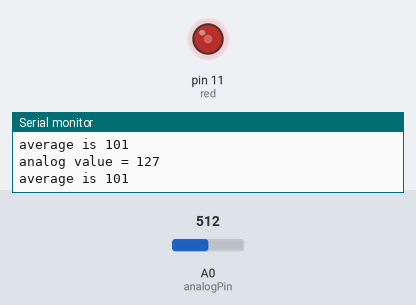
Bench run of a sketch on a simulated Arduino Uno, built with avr-gcc and run on an emulated ATmega328P. Shown: output pins drawn as LEDs (lit = HIGH), the last lines printed to the serial monitor. The inputs (shaded band) are chosen by the test bench; at power-on: A0 (analogPin) = 512.

Above: at 1.2 s.
1.3 s: A0 (analogPin) set to 483
At 1.51 s:
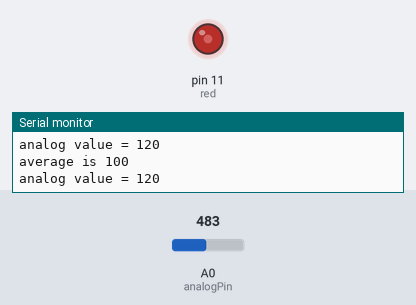
4.3 s: A0 (analogPin) set to 716
At 4.59 s:
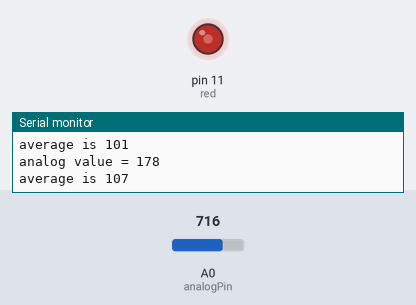
7.3 s: A0 (analogPin) set to 1023
At 9.1 s:
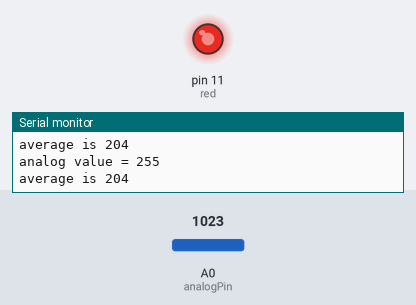
10.3 s: A0 (analogPin) set to 0
At 12.2 s:
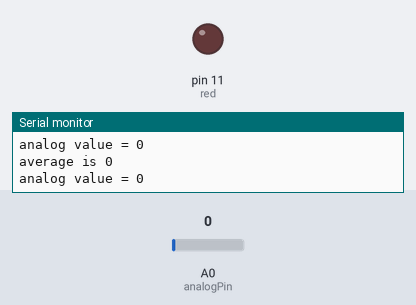
13.3 s: A0 (analogPin) set to 511
At 13.76 s:
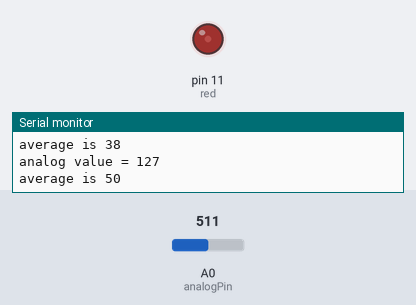
Timing chart, 0 to 16.3 s (numbered marks = the images above; inputs shaded):
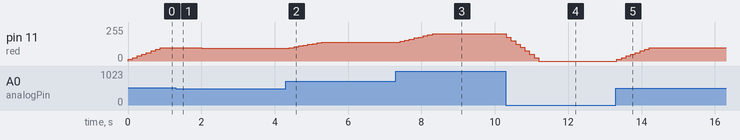

Measured:
- after the input at 1.3 s, pin 11 (red): moves from 101/255 to 96/255 over 0.75 s, starting after 0.08 s
- after the input at 4.3 s, pin 11 (red): moves from 96/255 to 142/255 over 0.88 s, starting after 0.10 s
- after the input at 7.3 s, pin 11 (red): moves from 142/255 to 204/255 over 0.88 s, starting after 0.12 s
- after the input at 10.3 s, pin 11 (red): moves from 204/255 to 0/255 over 0.88 s, starting at once
- after the input at 13.3 s, pin 11 (red): moves from 0/255 to 101/255 over 0.88 s, starting at once

The sketch:

PhotoCell_led2.ino
```cpp
const int analogPin = A0;
int analogValue = 0;
const int red = 11;
int mylist[10] ;
int index = 0;
int total = 0;
int average = 0;


void setup() {
  // put your setup code here, to run once:
  Serial.begin(9600);
  pinMode(red, OUTPUT);
  total = 0;
  index = 0;
}

void loop() {
  // put your main code here, to run repeatedly:
  analogValue = analogRead(analogPin);
  analogValue = map( analogValue, 0, 1023, 0, 255);
  mylist[index++] = analogValue;
  index %= 10; // mod 10 index
  total += analogValue;
  total -= mylist[(index+1) % 10];
  average = total / 10;

  Serial.print("analog value = ");
  Serial.println(analogValue, DEC);
//  Serial.print(" total = ");
//  Serial.println( total, DEC);
//  Serial.print("index is ");
//  Serial.println( index, DEC);
  Serial.print("average is ");
  Serial.println(average, DEC);
  analogWrite(red, average);

  delay(125);
}
```
